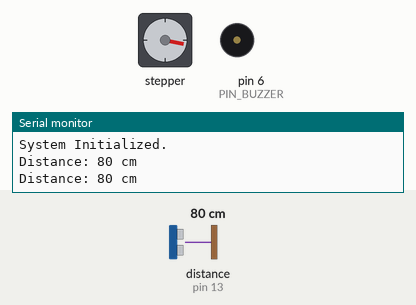
Simulated run of this sketch. Board: Arduino Uno, built with avr-gcc and run on an emulated ATmega328P. On the bench: stepper motor, buzzer (waves = sounding, pin HIGH), the last lines printed to the serial monitor. Wiring (inferred from the names in the program): ultrasonic range finder: trigger pin 12; echo pin 13; stepper motor (200 steps per turn assumed): coils pin 2, pin 3, pin 4, pin 5. Inputs (shaded band) come from the test bench; at power-on: distance to the obstacle (sensor on pin 13) 80 cm. The echo pulse lasts 58.3 µs per cm; pins used as bus, display or sensor lines are not drawn.

Above: at 0.45 s.
At 1.22 s:
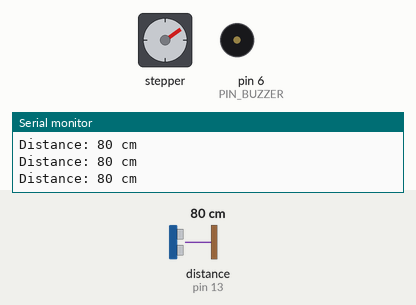
1.3 s: distance to the obstacle (sensor on pin 13) set to 2 cm
At 1.9 s:
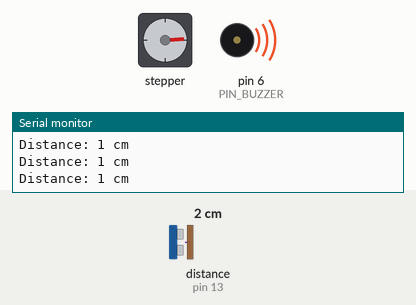
2.8 s: distance to the obstacle (sensor on pin 13) set to 250 cm
Timing chart, 0 to 5.8 s (numbered marks = the images above; inputs shaded):
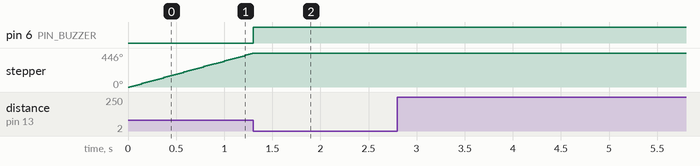

The sketch:

coding_1.ino
```cpp
// ==============================================================================
// 1. ピン配置および定数の定義 (Pin assignment and Constants)
// ==============================================================================
const int PIN_TRIG     = 12; // 超音波センサー Trigピン (OUTPUT)
const int PIN_ECHO     = 13; // 超音波センサー Echoピン (INPUT)
const int PIN_MOTOR_A  = 2;  // ステッピングモーター 相A (OUTPUT)
const int PIN_MOTOR_B  = 3;  // ステッピングモーター 相B (OUTPUT)
const int PIN_MOTOR_C  = 4;  // ステッピングモーター 相C (OUTPUT)
const int PIN_MOTOR_D  = 5;  // ステッピングモーター 相D (OUTPUT)
const int PIN_BUZZER   = 6;  // アクティブブザー (OUTPUT)
// モーターのパルス制御用インターバル（ミリ秒）
const unsigned long INTERVAL_NORMAL = 2; // 巡航状態時のパルス間隔 (2ms)
const unsigned long INTERVAL_SLOW   = 5; // 減速状態時のパルス間隔 (5ms)
// ==============================================================================
// 2. グローバル変数の定義 (Global Variables - 合計 9 バイト)
// ==============================================================================
int currentState = 0;         // 走行状態管理 (0:巡航, 1:減速, 2:緊急停止)
int sensorValue  = 0;         // 最新の計測距離を格納 (cm単位)
unsigned long lastMillis = 0; // モーターのノンブロッキング制御用タイムスタンプ
int motorStep    = 0;         // モーターの励磁ステップ位置記録用 (0〜3)
// ==============================================================================
// 3. 初期化処理 (Setup)
// ==============================================================================
void setup() {
  // 各ピンの入出力モード設定
  pinMode(PIN_TRIG, OUTPUT);
  pinMode(PIN_ECHO, INPUT);
  pinMode(PIN_BUZZER, OUTPUT);
  pinMode(PIN_MOTOR_A, OUTPUT);
  pinMode(PIN_MOTOR_B, OUTPUT);
  pinMode(PIN_MOTOR_C, OUTPUT);
  pinMode(PIN_MOTOR_D, OUTPUT);
  // 初期出力状態の設定
  digitalWrite(PIN_BUZZER, LOW); // 初期状態は消音

  // デバッグ用シリアル通信の開始
  Serial.begin(9600);
  Serial.println("System Initialized.");
}
// ==============================================================================
// 4. メインループ (Main Loop)
// ==============================================================================
void loop() {
  readDistance();   // 1. 入力：距離データの計測
  updateState();    // 2. 判定：計測値に基づく状態遷移の更新
  controlMotor();   // 3. 出力：状態に応じたモーター駆動（調速・停止）
  controlBuzzer();  // 4. 出力：状態に応じたブザー鳴動制御
}
// ==============================================================================
// 5. 各個別関数の実装 (Function Details)
// ==============================================================================
/**
 * 超音波センサーを制御し、前方障害物との距離を算出する関数
 */
void readDistance() {
  // 超音波パルスの送信 (Trigピンの制御)
  digitalWrite(PIN_TRIG, LOW);
  delayMicroseconds(2);
  digitalWrite(PIN_TRIG, HIGH);
  delayMicroseconds(10);
  digitalWrite(PIN_TRIG, LOW);

  // 反射波の受信時間計測（タイムアウト30ms設定でカチ死を防止）
  long duration = pulseIn(PIN_ECHO, HIGH, 30000);
  int rawDistance = duration / 58;
  // 異常系処理：ノイズ等による仕様範囲外（0cmや400cm以上）の値をフィルタリング
  if (rawDistance > 0 && rawDistance < 400) {
    sensorValue = rawDistance; // 正常値のみ更新
  }

  // デバッグ出力：シリアルモニタへの描画負荷を下げるため200ms間隔で出力
  static unsigned long lastLog = 0;
  if (millis() - lastLog > 200) {
    Serial.print("Distance: "); Serial.print(sensorValue); Serial.println(" cm");
    lastLog = millis();
  }
}
/**
 * 計測距離をもとに現在の走行状態を更新する関数
 */
void updateState() {
  // 安全要件：一度「緊急停止(状態2)」に遷移した後はロックし、自動復帰させない
  if (currentState == 2) {
    return;
  }
  // 距離に応じた状態遷移判定（15cmの境界付近でのハンチング防止バッファを考慮）
  if (sensorValue <= 5) {
    currentState = 2; // 緊急停止状態へ移行
    Serial.println("STATE CHANGED: 2 (EMERGENCY STOP)");
  }
  else if (sensorValue <= 15) {
    currentState = 1; // 減速状態へ移行
  }
  else if (sensorValue > 16) {
    // 境界値でのガタつき（ハンチング）を防ぐため、巡航への復帰は16cm超とする
    currentState = 0; // 巡航状態へ移行
  }
}
/**
 * 状態に応じてステッピングモーターの速度をパルス幅で非ブロッキング制御する関数
 */
void controlMotor() {
  // 緊急停止状態の場合：全ピンを即座にLOWにしてモーターへの通電を遮断
  if (currentState == 2) {
    digitalWrite(PIN_MOTOR_A, LOW);
    digitalWrite(PIN_MOTOR_B, LOW);
    digitalWrite(PIN_MOTOR_C, LOW);
    digitalWrite(PIN_MOTOR_D, LOW);
    return;
  }
  // 現在の状態から目標とするパルス間隔（速度）を選択
  unsigned long targetInterval = (currentState == 0) ? INTERVAL_NORMAL : INTERVAL_SLOW;
  unsigned long now = millis();
  // millis()を使用した時間差分チェック（delayを使用しないノンブロッキング処理）
  if (now - lastMillis >= targetInterval) {
    lastMillis = now;

    // 4相1相励磁（4ステップ周期）によるステップ進行
    motorStep++;
    if (motorStep > 3) motorStep = 0;
    switch (motorStep) {
      case 0: digitalWrite(PIN_MOTOR_A, HIGH); digitalWrite(PIN_MOTOR_B, LOW);  digitalWrite(PIN_MOTOR_C, LOW);  digitalWrite(PIN_MOTOR_D, LOW);  break;
      case 1: digitalWrite(PIN_MOTOR_A, LOW);  digitalWrite(PIN_MOTOR_B, HIGH); digitalWrite(PIN_MOTOR_C, LOW);  digitalWrite(PIN_MOTOR_D, LOW);  break;
      case 2: digitalWrite(PIN_MOTOR_A, LOW);  digitalWrite(PIN_MOTOR_B, LOW);  digitalWrite(PIN_MOTOR_C, HIGH); digitalWrite(PIN_MOTOR_D, LOW);  break;
      case 3: digitalWrite(PIN_MOTOR_A, LOW);  digitalWrite(PIN_MOTOR_B, LOW);  digitalWrite(PIN_MOTOR_C, LOW);  digitalWrite(PIN_MOTOR_D, HIGH); break;
    }
  }
}
/**
 * 緊急停止状態のときのみ警告ブザーを鳴動させる関数
 */
void controlBuzzer() {
  if (currentState == 2) {
    digitalWrite(PIN_BUZZER, HIGH); // 警告音の鳴動（遅延なし）
  } else {
    digitalWrite(PIN_BUZZER, LOW);  // 消音状態を維持
  }
}
```

Measured:
- after the input at 1.3 s, pin 6 (PIN_BUZZER): LOW → HIGH at once
